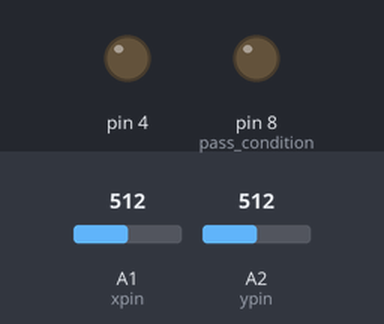
Recording of a sketch running on a simulated Arduino Uno, built with avr-gcc and run on an emulated ATmega328P. On the bench: output pins drawn as LEDs (lit = HIGH). The inputs (shaded band) are chosen by the test bench; at power-on: A1 (xpin) = 512, A2 (ypin) = 512.

Above: at 1.5 s.
At 4.5 s:
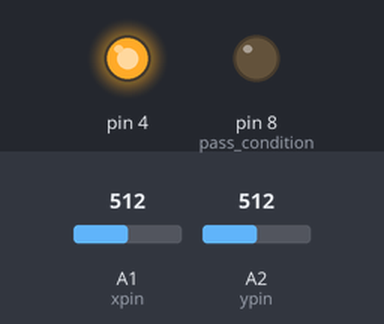
Timing chart, 0 to 7.8 s (numbered marks = the images above):
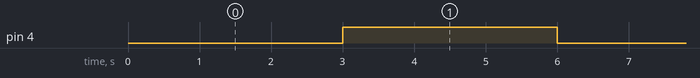

The sketch:

joy_rot.ino
```cpp
// detects if the user rotated the joystick in the desired direction
unsigned long startedWaiting;
unsigned long wait_time; // this will be passed in most likely, just the calced delay
int ypin = A2;
int xpin = A1;
void setup() {
  pinMode(8, OUTPUT); // pass condition
  pinMode(4, OUTPUT);
}

void loop() {
  char seq[4]; // this is where we store our direction sequence
  bool cw=0;
  for(int i=0;i<4;i++) // filling the array with nothing values
  {
    seq[i]='q';
  }
  wait_time = 3000;
  startedWaiting = millis();
  int count=0; // serves to count how many inputs we've saved and also what element in the sequency array we are filling
  while(millis() - startedWaiting <= wait_time)
  {
   if(count<4) // if the array isn't filled
   {
    seq[count]=test_dir(); // test what direction the joystick is in
    if(seq[count]!='q') // if the function outputs an important value
    {
      if(count==0) // if this is the first element just comit the tested value to the array
      {
        count++;
      }
      else if(seq[count]!= seq[count-1]) // if its not the first value, only comit it if the new element is diffrent than the last element
      {
        count++;
      }
      // if one of those conditions isn't met, we are going to overwrite the value we dont like until they are
    }
   }
   if(count>=4) // one the array is full
   {
    if(cw) // if we are testing for clockwise
    {
      // return true for the clockwise conditions and false for non clockwise conditions
      if((seq[0]=='u'&&seq[1]=='r'&&seq[2]=='d'&&seq[3]=='l')||(seq[0]=='r'&&seq[1]=='d'&&seq[2]=='l'&&seq[3]=='u')||(seq[0]=='d'&&seq[1]=='l'&&seq[2]=='u'&&seq[3]=='r')||(seq[0]=='l'&&seq[1]=='u'&&seq[2]=='r'&&seq[3]=='d'))
      {
        //return true;
        digitalWrite(8, HIGH);
      }
      else
      {
        //return false;
        digitalWrite(4, HIGH);
      }
    }
    if(not cw) // its the exact same for counter clockwise as clockwise but for counter clockwise conditions
    {
      if((seq[0]=='u'&&seq[1]=='l'&&seq[2]=='d'&&seq[3]=='r')||(seq[0]=='r'&&seq[1]=='u'&&seq[2]=='l'&&seq[3]=='d')||(seq[0]=='d'&&seq[1]=='r'&&seq[2]=='u'&&seq[3]=='l')||(seq[0]=='l'&&seq[1]=='d'&&seq[2]=='r'&&seq[3]=='u'))
      {
        //return true;
        digitalWrite(8, HIGH);
      }
      else
      {
        //return false;
        digitalWrite(4, HIGH);
      }
    }
   }
  }
  //return false;
  digitalWrite(4, HIGH);
  delay(3000);
  digitalWrite(8, LOW);
  digitalWrite(4, LOW);
}

char test_dir()
{
  // almost the same as my direction test code but we return chars and a q if the joystick isn't pressed
  int btop= 1023-150;
  int bbot= 150;


  if (analogRead(ypin)< bbot && analogRead(xpin)> bbot && analogRead(xpin)< btop)
  {return 'u';}
  else if (analogRead(ypin)> btop && analogRead(xpin)> bbot && analogRead(xpin)< btop)
  {return 'd';}
  else if (analogRead(xpin)< bbot && analogRead(ypin)> bbot && analogRead(ypin)< btop)
  {return 'r';}
  else if (analogRead(xpin)> btop && analogRead(ypin)> bbot && analogRead(ypin)< btop)
  {return 'l';}
  else
  {return 'q';}
}
```

Measured:
- by itself, pin 4: alternates HIGH for 3.0 s and LOW for 3.0 s
